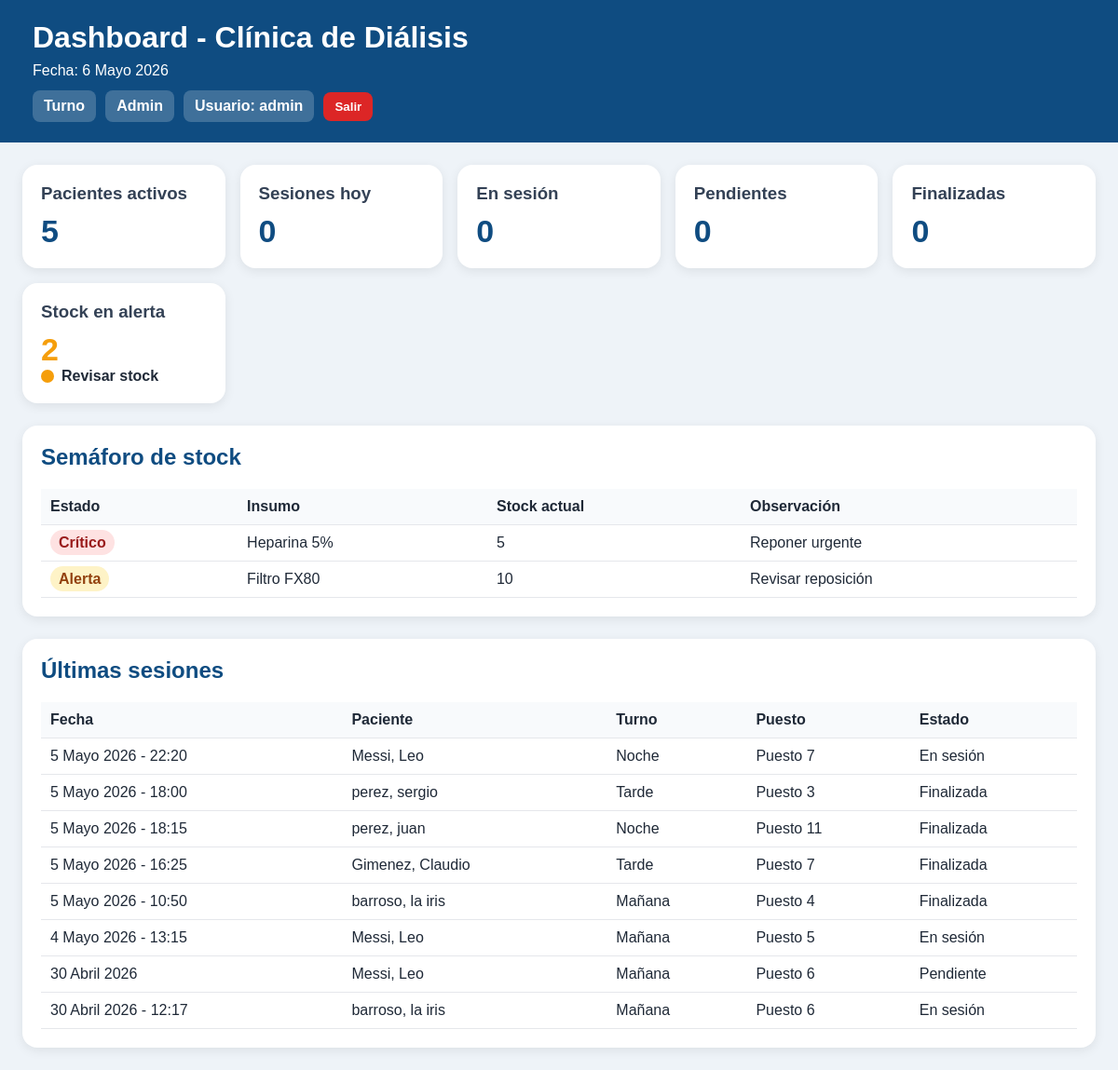
The page /dashboard/ (signed in) on the database its author committed.
### stock/models.py (models this page shows, shortened)
class Insumo(models.Model):
    nombre = models.CharField(max_length=120, unique=True)
    stock_actual = models.IntegerField(default=0)
    stock_minimo = models.IntegerField(default=0)
    unidad = models.CharField(max_length=30, default="unidad")
    activo = models.BooleanField(default=True)

### sesiones/models.py (models this page shows, shortened)
class SesionDialisis(models.Model):
    TURNO_CHOICES = [
        ("manana", "Mañana"),
        ("tarde", "Tarde"),
        ("noche", "Noche"),
    ]
    ESTADO_CHOICES = [
        ("pendiente", "Pendiente"),
        ("activa", "En sesión"),
        ("finalizada", "Finalizada"),
    ]
    paciente = models.ForeignKey(Paciente, on_delete=models.CASCADE)
    puesto = models.ForeignKey(Puesto, on_delete=models.SET_NULL, null=True, blank=True)
    fecha = models.DateField()
    turno = models.CharField(max_length=10, choices=TURNO_CHOICES)
    estado = models.CharField(max_length=20, choices=ESTADO_CHOICES, default="pendiente")
    peso_pre = models.DecimalField(max_digits=5, decimal_places=2, null=True, blank=True)
    peso_post = models.DecimalField(max_digits=5, decimal_places=2, null=True, blank=True)
    ta_inicial = models.CharField(max_length=20, blank=True)
    ta_final = models.CharField(max_length=20, blank=True)
    medicacion = models.TextField(blank=True)
    incidencias = models.TextField(blank=True)
    observaciones = models.TextField(blank=True)
    finalizada = models.BooleanField(default=False)
    creada_en = models.DateTimeField(auto_now_add=True)
    class Meta:
        ordering = ["-fecha", "turno"]

class PlanillaHemodialisis(models.Model):
    sesion = models.OneToOneField(SesionDialisis, on_delete=models.CASCADE)
    acceso_vascular = models.CharField(max_length=100, blank=True)
    dializador = models.CharField(max_length=100, blank=True)
    concentrado = models.CharField(max_length=100, blank=True)
    agujas = models.CharField(max_length=100, blank=True)
    talla = models.CharField(max_length=50, blank=True)
    peso_seco = models.DecimalField(max_digits=5, decimal_places=2, null=True, blank=True)
    td = models.CharField(max_length=50, blank=True)
    qb = models.CharField(max_length=50, blank=True)
    qd = models.CharField(max_length=50, blank=True)
    na = models.CharField(max_length=50, blank=True)
    peso_pre = models.DecimalField(max_digits=5, decimal_places=2, null=True, blank=True)
    peso_post = models.DecimalField(max_digits=5, decimal_places=2, null=True, blank=True)
    uf_prescripta = models.CharField(max_length=50, blank=True)
    temperatura_inicial = models.CharField(max_length=50, blank=True)
    frecuencia_cardiaca_inicial = models.CharField(max_length=50, blank=True)
    ta_inicial = models.CharField(max_length=50, blank=True)
    heparina_inicial = models.CharField(max_length=100, blank=True)
    hora_inicio = models.CharField(max_length=50, blank=True)
    temperatura_final = models.CharField(max_length=50, blank=True)
    ta_egreso = models.CharField(max_length=50, blank=True)
    frecuencia_cardiaca_final = models.CharField(max_length=50, blank=True)
    uf_final = models.CharField(max_length=50, blank=True)
    hora_fin = models.CharField(max_length=50, blank=True)
    atb = models.CharField(max_length=100, blank=True)
    observaciones = models.TextField(blank=True)

class Puesto(models.Model):
    numero = models.PositiveIntegerField(unique=True)
    activo = models.BooleanField(default=True)
    def __str__(self):
        return f"Puesto {self.numero}"

### pacientes/models.py (models this page shows)
class Paciente(models.Model):
    nombre = models.CharField(max_length=100)
    apellido = models.CharField(max_length=100)
    dni = models.CharField(max_length=20, unique=True)
    fecha_nacimiento = models.DateField(null=True, blank=True)
    telefono = models.CharField(max_length=30, blank=True)
    direccion = models.CharField(max_length=200, blank=True)
    obra_social = models.CharField(max_length=100, blank=True)
    diagnostico = models.TextField(blank=True)
    acceso_vascular = models.CharField(max_length=100, blank=True)
    medico_tratante = models.CharField(max_length=100, blank=True)
    activo = models.BooleanField(default=True)
    observaciones = models.TextField(blank=True)
    creado_en = models.DateTimeField(auto_now_add=True)
    class Meta:
        ordering = ["apellido", "nombre"]
    def __str__(self):
        return f"{self.apellido}, {self.nombre}"

### dashboard/views.py (the view)
# urls.py: path("dashboard/", views.inicio, name="inicio"),
@login_required
def inicio(request):
    hoy = date.today()
    pacientes_activos = Paciente.objects.filter(activo=True).count()
    sesiones_hoy = SesionDialisis.objects.filter(fecha=hoy).count()
    sesiones_activas = SesionDialisis.objects.filter(fecha=hoy, estado="activa", finalizada=False).count()
    sesiones_pendientes = SesionDialisis.objects.filter(fecha=hoy, estado="pendiente", finalizada=False).count()
    sesiones_finalizadas = SesionDialisis.objects.filter(fecha=hoy, finalizada=True).count()
    stock_alerta = 0
    insumos_alerta = []
    if Insumo:
        insumos_alerta = Insumo.objects.filter(
            activo=True,
            stock_actual__lte=20
        ).order_by("stock_actual")
        stock_alerta = insumos_alerta.count()
    ultimas_sesiones = list(
        SesionDialisis.objects.select_related("paciente", "puesto")
        .order_by("-fecha", "-id")[:8]
    )
    for s in ultimas_sesiones:
        try:
            s.planilla = s.planillahemodialisis
        except Exception:
            s.planilla = None
    context = {
        "hoy": hoy,
        "pacientes_activos": pacientes_activos,
        "sesiones_hoy": sesiones_hoy,
        "sesiones_activas": sesiones_activas,
        "sesiones_pendientes": sesiones_pendientes,
        "sesiones_finalizadas": sesiones_finalizadas,
        "stock_alerta": stock_alerta,
        "insumos_alerta": insumos_alerta,
        "ultimas_sesiones": ultimas_sesiones,
    }
    context.update(contexto_roles(request))
    return render(request, "dashboard/inicio.html", context)

### dashboard/views.py (called while the page is built)
def usuario_en_grupo(user, nombre_grupo):
    return user.groups.filter(name=nombre_grupo).exists()

def contexto_roles(request):
    return {
        "es_enfermero": usuario_en_grupo(request.user, "Enfermeros"),
        "es_medico": usuario_en_grupo(request.user, "Medicos"),
        "es_administracion": usuario_en_grupo(request.user, "Administracion"),
        "es_superadmin": request.user.is_superuser,
    }

### dashboard/templates/dashboard/inicio.html (shortened to what this page needs)
<!DOCTYPE html>
<html lang="es">
<head>
</head>
<body>
<div class="header">
    <h1>Dashboard - Clínica de Diálisis</h1>
    <div>Fecha: {{ hoy }}</div>
    <div class="nav">
        <a href="/turno/">Turno</a>
        <a href="/admin/">Admin</a>
        <span class="pill">Usuario: {{ request.user.username }}</span>
        <form method="post" action="{% url 'logout' %}" style="display:inline;">
            <button type="submit" class="salir">Salir</button>
        </form>
    </div>
</div>
<div class="container">
    <div class="cards">
        <div class="card">
            <h3>Pacientes activos</h3>
            <div class="valor">{{ pacientes_activos }}</div>
        </div>
        <div class="card">
            <h3>Sesiones hoy</h3>
            <div class="valor">{{ sesiones_hoy }}</div>
        </div>
        <div class="card">
            <h3>En sesión</h3>
            <div class="valor">{{ sesiones_activas }}</div>
        </div>
        <div class="card">
            <h3>Pendientes</h3>
            <div class="valor">{{ sesiones_pendientes }}</div>
        </div>
        <div class="card">
            <h3>Finalizadas</h3>
            <div class="valor">{{ sesiones_finalizadas }}</div>
        </div>
        <div class="card">
            <h3>Stock en alerta</h3>
            {% if stock_alerta == 0 %}
                <div class="valor" style="color:#16a34a;">0</div>
                <div class="semaforo">
                    <span class="luz verde"></span> Stock normal
                </div>
            {% elif stock_alerta <= 2 %}
                <div class="valor" style="color:#f59e0b;">{{ stock_alerta }}</div>
                <div class="semaforo">
                    <span class="luz amarillo"></span> Revisar stock
                </div>
            {% else %}
                <div class="valor" style="color:#dc2626;">{{ stock_alerta }}</div>
                <div class="semaforo">
                    <span class="luz rojo"></span> Stock crítico
                </div>
            {% endif %}
        </div>
    </div>
    <div class="panel">
        <h2>Semáforo de stock</h2>
        <table>
            <tr>
                <th>Estado</th>
                <th>Insumo</th>
                <th>Stock actual</th>
                <th>Observación</th>
            </tr>
            {% for insumo in insumos_alerta %}
            <tr>
                <td>
                    {% if insumo.stock_actual <= 5 %}
                        <span class="badge-rojo">Crítico</span>
                    {% elif insumo.stock_actual <= 20 %}
                        <span class="badge-amarillo">Alerta</span>
                    {% else %}
                        <span class="badge-verde">Normal</span>
                    {% endif %}
                </td>
                <td>{{ insumo.nombre }}</td>
                <td>{{ insumo.stock_actual }}</td>
                <td>
                    {% if insumo.stock_actual <= 5 %}
                        Reponer urgente
                    {% elif insumo.stock_actual <= 20 %}
                        Revisar reposición
                    {% else %}
                        Stock suficiente
                    {% endif %}
                </td>
            </tr>
            {% endfor %}
        </table>
    </div>
    <div class="panel">
        <h2>Últimas sesiones</h2>
        <table>
            <tr>
                <th>Fecha</th>
                <th>Paciente</th>
                <th>Turno</th>
                <th>Puesto</th>
                <th>Estado</th>
            </tr>
            {% for s in ultimas_sesiones %}
            <tr>
                <td>
                    {{ s.fecha }}
                    {% if s.planilla and s.planilla.hora_inicio %}
                        - {{ s.planilla.hora_inicio }}
                    {% endif %}
                </td>
                <td>{{ s.paciente }}</td>
                <td>{{ s.get_turno_display }}</td>
                <td>{{ s.puesto|default:"-" }}</td>
                <td>{{ s.get_estado_display }}</td>
            </tr>
            {% empty %}
            <tr>
                <td colspan="5">No hay sesiones cargadas.</td>
            </tr>
            {% endfor %}
        </table>
    </div>
</div>
</body>
</html>

### dashboard/templates/dashboard/inicio.html (style rules this page uses)
body { font-family: Arial, sans-serif; background: #eef3f8; margin: 0; color: #1f2937; }
.header { background: #0f4c81; color: white; padding: 22px 35px; }
.header h1 { margin: 0 0 8px 0; }
.nav { margin-top: 12px; display: flex; gap: 10px; flex-wrap: wrap; align-items: center; }
.nav a, .nav button, .pill { color: white; text-decoration: none; background: rgba(255,255,255,0.2); padding: 8px 12px; border-radius: 8px; border: none; font-weight: bold; cursor: pointer; }
.salir { background: #dc2626 !important; }
.container { max-width: 1250px; margin: auto; padding: 24px; }
.cards { display: grid; grid-template-columns: repeat(auto-fit, minmax(210px, 1fr)); gap: 16px; }
.card { background: white; border-radius: 16px; padding: 20px; box-shadow: 0 3px 12px rgba(0,0,0,0.08); }
.card h3 { margin: 0; color: #334155; }
.valor { font-size: 34px; font-weight: bold; color: #0f4c81; margin-top: 10px; }
.panel { background: white; margin-top: 24px; border-radius: 16px; padding: 20px; box-shadow: 0 3px 12px rgba(0,0,0,0.08); }
.panel h2 { color: #0f4c81; margin-top: 0; }
table { width: 100%; border-collapse: collapse; }
th, td { padding: 10px; border-bottom: 1px solid #e5e7eb; text-align: left; }
th { background: #f8fafc; }
.semaforo { display: flex; gap: 8px; align-items: center; font-weight: bold; }
.luz { width: 14px; height: 14px; border-radius: 50%; display: inline-block; }
.amarillo { background: #f59e0b; }
.badge-rojo { background: #fee2e2; color: #991b1b; padding: 5px 9px; border-radius: 999px; font-weight: bold; }
.badge-amarillo { background: #fef3c7; color: #92400e; padding: 5px 9px; border-radius: 999px; font-weight: bold; }

### rows shown on the page
Insumo: shows "Crítico", nombre "Heparina 5%", stock_actual "5", shows "Reponer urgente"
Insumo: shows "Alerta", nombre "Filtro FX80", stock_actual "10", shows "Revisar reposición"
SesionDialisis: fecha "5 Mayo 2026", planilla.hora_inicio "22:20", paciente "Messi, Leo", turno "Noche", puesto "Puesto 7", estado "En sesión"
SesionDialisis: fecha "5 Mayo 2026", planilla.hora_inicio "18:00", paciente "perez, sergio", turno "Tarde", puesto "Puesto 3", estado "Finalizada"
SesionDialisis: fecha "5 Mayo 2026", planilla.hora_inicio "18:15", paciente "perez, juan", turno "Noche", puesto "Puesto 11", estado "Finalizada"
SesionDialisis: fecha "5 Mayo 2026", planilla.hora_inicio "16:25", paciente "Gimenez, Claudio", turno "Tarde", puesto "Puesto 7", estado "Finalizada"
SesionDialisis: fecha "5 Mayo 2026", planilla.hora_inicio "10:50", paciente "barroso, la iris", turno "Mañana", puesto "Puesto 4", estado "Finalizada"
SesionDialisis: fecha "4 Mayo 2026", planilla.hora_inicio "13:15", paciente "Messi, Leo", turno "Mañana", puesto "Puesto 5", estado "En sesión"
SesionDialisis: fecha "30 Abril 2026", paciente "Messi, Leo", turno "Mañana", puesto "Puesto 6", estado "Pendiente"
SesionDialisis: fecha "30 Abril 2026", planilla.hora_inicio "12:17", paciente "barroso, la iris", turno "Mañana", puesto "Puesto 6", estado "En sesión"

### other values the page prints
{{ request.user.username }} "admin"
{{ pacientes_activos }} "5"
{{ sesiones_hoy }} "0"
{{ sesiones_activas }} "0"
{{ sesiones_pendientes }} "0"
{{ sesiones_finalizadas }} "0"
{{ stock_alerta }} "2"
